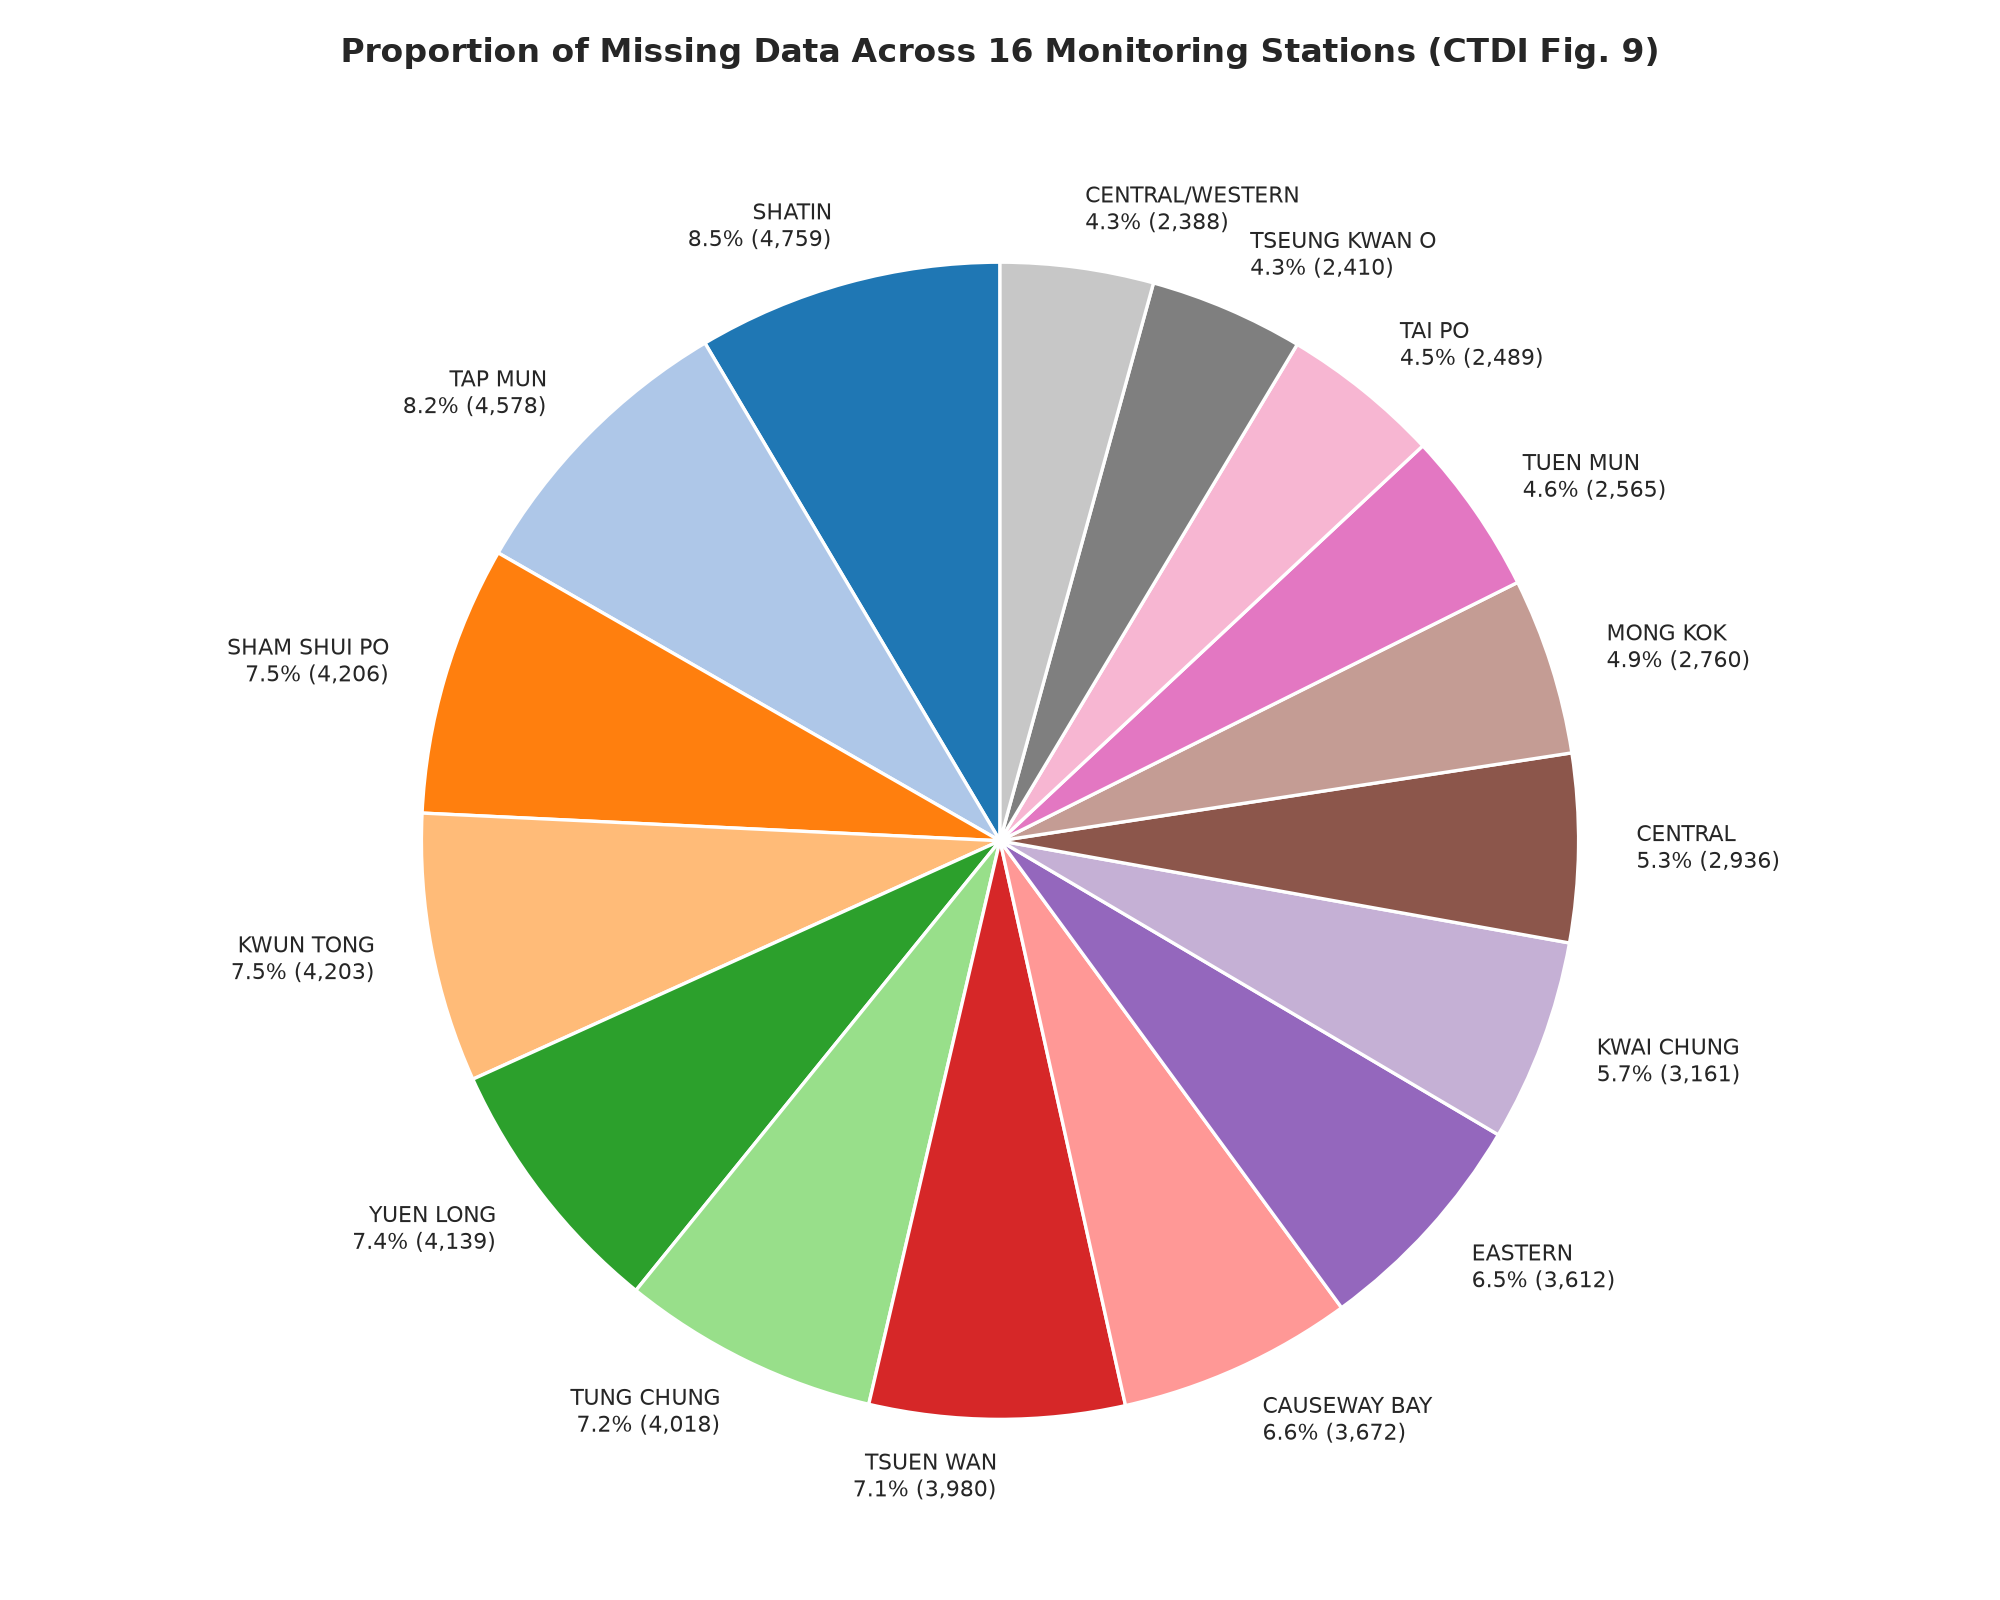

Python code for this plot:
import matplotlib.pyplot as plt
import seaborn as sns
import numpy as np
import pandas as pd

df = pd.read_csv('data/raw/air_quality/epd_air_quality_2019_2021_hourly.csv')
CRITERIA = ['pm25', 'pm10', 'no2', 'so2', 'o3']
df['missing'] = df[CRITERIA].isna().sum(axis=1) 
total_missing = df['missing'].sum()

st = df.groupby('station_name')['missing'].sum().reset_index()
st['pct'] = st['missing'] / total_missing * 100
st = st.sort_values('pct', ascending=False).reset_index(drop=True)

sns.set_theme(style="white")
fig, ax = plt.subplots(figsize=(10, 8))
palette = sns.color_palette("tab20", 16)

labels = [f"{r['station_name']}\n{r['pct']:.1f}% ({r['missing']:,})" for _, r in st.iterrows()]

wedges, texts = ax.pie(
    st['pct'],
    labels=labels,
    colors=palette,
    startangle=90,
    wedgeprops=dict(edgecolor="white", linewidth=1.2),
    labeldistance=1.1,
    textprops=dict(fontsize=8)
)
ax.set_title("Proportion of Missing Data Across 16 Monitoring Stations (CTDI Fig. 9)", fontsize=12, fontweight="bold", pad=20)
plt.tight_layout()
plt.savefig("scratch/test_fig9_raw.png", dpi=200)
plt.close()
print("Fig 9 raw saved.")
